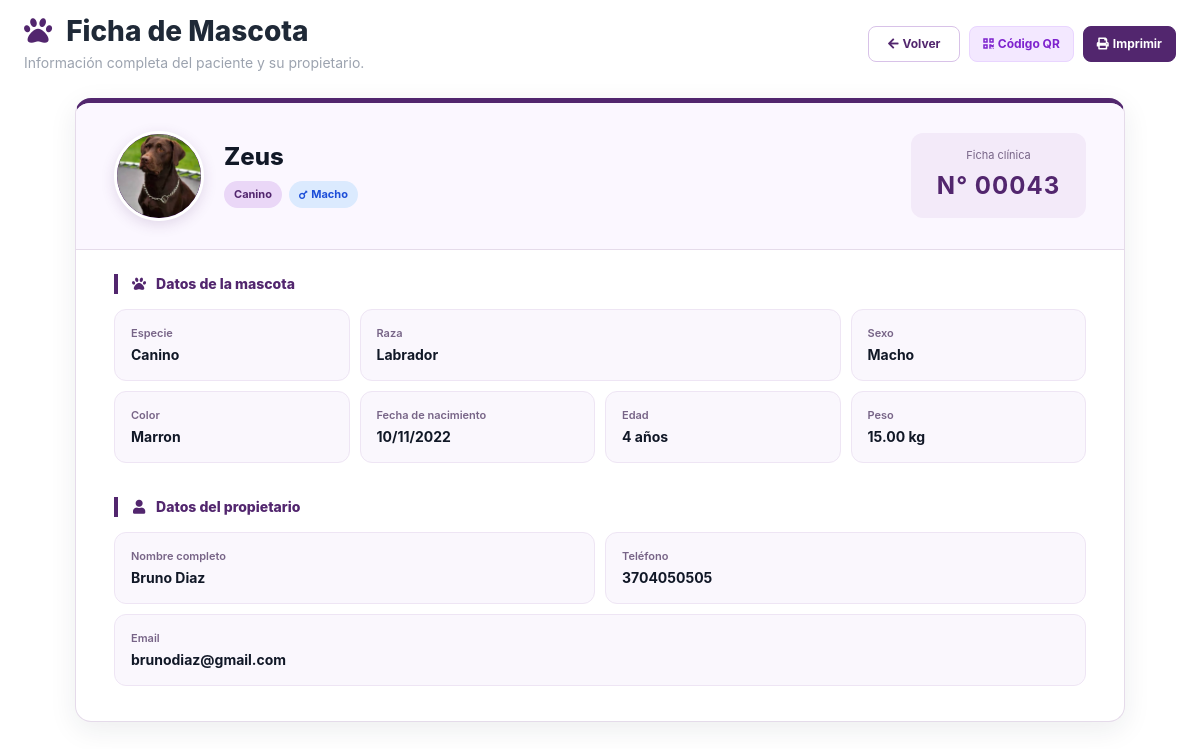
/modules/pets/pet_record.php?id=43, run on the app's committed database.
### tables this page shows
CREATE TABLE `mascota` (
  `id_mascota` int NOT NULL AUTO_INCREMENT,
  `id_especie` int NOT NULL,
  `id_cliente` int NOT NULL,
  `fecha_nacimiento` date DEFAULT NULL,
  `edad` int DEFAULT NULL,
  `unidad_edad` enum('dias','meses','años') DEFAULT NULL,
  `color` varchar(50) DEFAULT NULL,
  `nombre_mascota` varchar(100) NOT NULL,
  `peso` decimal(6,2) DEFAULT NULL,
  `sexo` varchar(20) DEFAULT NULL,
  `activo` tinyint DEFAULT '1',
  `condicion_especial` text,
  `cuidados_especiales` text,
  `token_publico` varchar(64) DEFAULT NULL,
  `condicion_otra` varchar(100) DEFAULT NULL,
  `ficha_publica` tinyint(1) NOT NULL DEFAULT '0',
  `mostrar_telefono` tinyint(1) NOT NULL DEFAULT '0',
  `consentimiento_qr` tinyint(1) NOT NULL DEFAULT '0',
  `fecha_consentimiento_qr` datetime DEFAULT NULL,
  `mostrar_domicilio` tinyint(1) NOT NULL DEFAULT '0',
  `foto` varchar(255) DEFAULT NULL,
  PRIMARY KEY (`id_mascota`),
  UNIQUE KEY `token_publico` (`token_publico`),
  KEY `id_especie` (`id_especie`),
  KEY `id_cliente` (`id_cliente`),
  CONSTRAINT `mascota_ibfk_1` FOREIGN KEY (`id_especie`) REFERENCES `especie` (`id_especie`),
  CONSTRAINT `mascota_ibfk_2` FOREIGN KEY (`id_cliente`) REFERENCES `cliente` (`id_cliente`)
);

CREATE TABLE `especie` (
  `id_especie` int NOT NULL AUTO_INCREMENT,
  `nombre_especie` varchar(100) NOT NULL,
  `raza` varchar(100) DEFAULT NULL,
  `activo` tinyint DEFAULT '1',
  PRIMARY KEY (`id_especie`)
);

CREATE TABLE `persona` (
  `id_persona` int NOT NULL AUTO_INCREMENT,
  `nombre_persona` varchar(100) NOT NULL,
  `apellido_persona` varchar(100) NOT NULL,
  `telefono` varchar(30) DEFAULT NULL,
  `email` varchar(100) DEFAULT NULL,
  `activo` tinyint DEFAULT '1',
  PRIMARY KEY (`id_persona`)
);

### modules/pets/controllers/PetController.php (called while the page is built, shortened)
<?php
require_once __DIR__ . '/../models/PetModel.php';
class PetController{
    private $model;
    public function __construct($conexion){
        $this->model = new PetModel($conexion);
    }
    public function petRecord($id){
    $id = (int)$id;
    $mascota = $this->model->getPetRecord($id);
    $fechaNacimiento = (!empty($mascota['fecha_nacimiento']) && $mascota['fecha_nacimiento'] != '0000-00-00')
        ? date('d/m/Y', strtotime($mascota['fecha_nacimiento']))
        : 'No registrada';
    $color = !empty($mascota['color'])
        ? htmlspecialchars($mascota['color'])
        : 'Sin especificar';
    $peso = (!empty($mascota['peso']) && $mascota['peso'] > 0)
        ? htmlspecialchars($mascota['peso']) . ' kg'
        : 'No registrado';
    $telefono = !empty($mascota['telefono'])
        ? htmlspecialchars($mascota['telefono'])
        : 'Sin teléfono';
    $email = !empty($mascota['email'])
        ? htmlspecialchars($mascota['email'])
        : 'Sin email';
    require_once __DIR__ . '/../views/pet_record.php';
    }
}

### modules/pets/pet_record.php (called while the page is built)
<?php
require_once '../../settings/conexion.php';
require_once 'controllers/PetController.php';
$controller = new PetController($conexion);
$controller->petRecord($_GET['id'] ?? 0);

### modules/pets/models/PetModel.php (called while the page is built, shortened)
<?php
class PetModel{
    private $conexion;
    public function __construct($conexion){
        $this->conexion = $conexion;
    }
    public function getPetRecord($id){
    $sql = "SELECT
            m.*,
            e.nombre_especie,
            e.raza,
            p.nombre_persona,
            p.apellido_persona,
            p.telefono,
            p.email
        FROM mascota m
        INNER JOIN cliente c ON m.id_cliente = c.id_cliente
        INNER JOIN persona p ON c.id_persona = p.id_persona
        INNER JOIN especie e ON m.id_especie = e.id_especie
        WHERE m.id_mascota = $id
    ";
    $result = mysqli_query($this->conexion, $sql);
    return mysqli_fetch_assoc($result);
    }
}

### modules/pets/views/pet_record.php (the view, shortened to what this page needs)
<!DOCTYPE html>
<html lang="es">
<head>
    <link href="../../vendor/fontawesome-free/css/all.min.css" rel="stylesheet">
    <link href="../../css/sb-admin-2.min.css" rel="stylesheet">
    <link href="../../css/pet_record_style.css" rel="stylesheet">
</head>
<body>
<div class="container-fluid">
    <div class="ficha-page-header">
        <div>
            <h1 class="h3 titulo-pagina">
                <i class="fas fa-paw mr-2"></i>
                Ficha de Mascota
            </h1>
            <div class="subtitulo-pagina">
                Información completa del paciente
                y su propietario.
            </div>
        </div>
        <div class="ficha-header-actions">
            <a
                href="index.php"
                class="btn btn-volver"
            >
                <i class="fas fa-arrow-left mr-1"></i>
                Volver
            </a>
            <a
                href="qr.php?id=<?= (int)$id ?>"
                target="_blank"
                rel="noopener noreferrer"
                class="btn btn-ficha-qr"
            >
                <i class="fas fa-qrcode mr-1"></i>
                Código QR
            </a>
            <a
                href="print_pet_record.php?id=<?= (int)$id ?>"
                target="_blank"
                class="btn btn-purple"
            >
                <i class="fas fa-print mr-1"></i>
                Imprimir
            </a>
        </div>
    </div>
    <div class="ficha-documento">
        <div class="ficha-paciente-header">
            <div class="paciente-principal">
                <div class="paciente-icono">
                    <?php if (!empty($mascota['foto'])): ?>
                        <img
                            src="/SoftwareVet/<?= htmlspecialchars(
                                ltrim($mascota['foto'], '/'),
                                ENT_QUOTES,
                                'UTF-8'
                            ) ?>"
                            alt="Fotografía de <?= htmlspecialchars(
                                $mascota['nombre_mascota'],
                                ENT_QUOTES,
                                'UTF-8'
                            ) ?>"
                            class="paciente-foto"
                        >
                    <?php else: ?>
                        <i class="fas fa-dog"></i>
                    <?php endif; ?>
                </div>
                <div class="paciente-identidad">
                    <h2>
                        <?= htmlspecialchars(
                            $mascota['nombre_mascota'],
                            ENT_QUOTES,
                            'UTF-8'
                        ) ?>
                    </h2>
                    <div class="paciente-badges">
                        <span class="badge-ficha badge-especie">
                            <?= htmlspecialchars(
                                $mascota['nombre_especie'],
                                ENT_QUOTES,
                                'UTF-8'
                            ) ?>
                        </span>
                        <?php if ($mascota['sexo'] == 'M'): ?>
                            <span class="badge-ficha badge-macho">
                                <i class="fas fa-mars"></i>
                                Macho
                            </span>
                        <?php endif; ?>
                    </div>
                </div>
            </div>
            <div class="numero-ficha">
                <span class="numero-label">
                    Ficha clínica
                </span>
                <strong>
                    N° <?= str_pad(
                        $mascota['id_mascota'],
                        5,
                        '0',
                        STR_PAD_LEFT
                    ) ?>
                </strong>
            </div>
        </div>
        <section class="seccion-ficha">
            <div class="titulo-seccion">
                <i class="fas fa-paw"></i>
                Datos de la mascota
            </div>
            <div class="tabla-datos mascota-datos">
                <div class="campo-ficha">
                    <span>Especie</span>
                    <strong>
                        <?= htmlspecialchars(
                            $mascota['nombre_especie'],
                            ENT_QUOTES,
                            'UTF-8'
                        ) ?>
                    </strong>
                </div>
                <div class="campo-ficha campo-raza">
                    <span>Raza</span>
                    <strong>
                        <?= !empty($mascota['raza'])
                            ? htmlspecialchars(
                                $mascota['raza'],
                                ENT_QUOTES,
                                'UTF-8'
                              )
                            : 'Sin especificar'
                        ?>
                    </strong>
                </div>
                <div class="campo-ficha">
                    <span>Sexo</span>
                    <strong>
                        <?php
                        if ($mascota['sexo'] == 'M') {
                            echo 'Macho';
                        } elseif ($mascota['sexo'] == 'H') {
                            echo 'Hembra';
                        } else {
                            echo 'Sin especificar';
                        }
                        ?>
                    </strong>
                </div>
                <div class="campo-ficha">
                    <span>Color</span>
                    <strong>
                        <?= $color ?>
                    </strong>
                </div>
                <div class="campo-ficha">
                    <span>Fecha de nacimiento</span>
                    <strong>
                        <?= $fechaNacimiento ?>
                    </strong>
                </div>
                <div class="campo-ficha">
                    <span>Edad</span>
                    <strong>
                        <?php
                        $edadMascota = $mascota['edad'] ?? '';
                        $unidad = $mascota['unidad_edad'] ?? '';
                        ?>
                        <?php if ($edadMascota !== '' && $edadMascota !== null): ?>
                            <?= htmlspecialchars(
                                (string)$edadMascota,
                                ENT_QUOTES,
                                'UTF-8'
                            ) ?>
                            <?= htmlspecialchars(
                                $unidad,
                                ENT_QUOTES,
                                'UTF-8'
                            ) ?>
                        <?php else: ?>
                            Sin especificar
                        <?php endif; ?>
                    </strong>
                </div>
                <div class="campo-ficha">
                    <span>Peso</span>
                    <strong>
                        <?= $peso ?>
                    </strong>
                </div>
            </div>
        </section>
        <section class="seccion-ficha">
            <div class="titulo-seccion">
                <i class="fas fa-user"></i>
                Datos del propietario
            </div>
            <div class="tabla-datos propietario-datos">
                <div class="campo-ficha">
                    <span>Nombre completo</span>
                    <strong>
                        <?= htmlspecialchars(
                            $mascota['nombre_persona']
                            . ' ' .
                            $mascota['apellido_persona'],
                            ENT_QUOTES,
                            'UTF-8'
                        ) ?>
                    </strong>
                </div>
                <div class="campo-ficha">
                    <span>Teléfono</span>
                    <strong>
                        <?= $telefono ?>
                    </strong>
                </div>
                <div class="campo-ficha campo-email">
                    <span>Email</span>
                    <strong>
                        <?= $email ?>
                    </strong>
                </div>
            </div>
        </section>
    </div>
</div>
</body>
</html>

### css/pet_record_style.css (style rules this page uses)
.titulo-pagina { margin: 0 0 3px 0; color: #1f2937; font-weight: 800; }
.titulo-pagina i { color: #52266E; }
.subtitulo-pagina { color: #9ca3af; font-size: 14px; }
.ficha-header-actions { display: flex; align-items: center; gap: 9px; }
.ficha-header-actions .btn { min-width: 92px; padding: 8px 13px; border-radius: 8px; font-size: 12px; font-weight: 700; display: inline-flex; align-items: center; justify-content: center; box-shadow: none; white-space: nowrap; }
.btn-volver { background: #ffffff; color: #52266E; border: 1px solid #d8c2e8; }
.btn-purple { background: #52266E; color: #ffffff; border: 1px solid #52266E; }
.ficha-header-actions .btn-ficha-qr { background: #F3E8FF; color: #7E22CE; border: 1px solid #E9D5FF; }
.ficha-documento { width: 100%; max-width: 1050px; margin: 0 auto 90px auto; background: #ffffff; border: 1px solid #e5dbea; border-top: 5px solid #52266E; border-radius: 16px; box-shadow: 0 8px 28px rgba(31, 41, 55, .08); overflow: hidden; }
.ficha-paciente-header { display: flex; justify-content: space-between; align-items: center; min-height: 135px; padding: 28px 38px; background: #fbf7ff; border-bottom: 1px solid #e5dbea; }
.paciente-principal { display: flex; align-items: center; gap: 20px; min-width: 0; }
.paciente-icono { width: 90px; height: 90px; min-width: 90px; border-radius: 50%; background: #52266E; color: #ffffff; border: 3px solid #ffffff; box-shadow: 0 4px 14px rgba(82, 38, 110, .15); display: flex; align-items: center; justify-content: center; font-size: 30px; overflow: hidden; flex-shrink: 0; }
.paciente-foto { display: block; width: 100%; height: 100%; object-fit: cover; object-position: center; border-radius: 50%; }
.paciente-identidad { min-width: 0; }
.paciente-identidad h2 { margin: 0 0 9px; color: #111827; font-size: 24px; font-weight: 800; overflow-wrap: anywhere; }
.paciente-badges { display: flex; align-items: center; flex-wrap: wrap; gap: 7px; }
.badge-ficha { display: inline-flex; align-items: center; gap: 4px; padding: 5px 10px; border-radius: 15px; font-size: 11px; font-weight: 700; }
.badge-especie { background: #ead7f7; color: #52266E; }
.badge-macho { background: #dbeafe; color: #1d4ed8; }
.numero-ficha { min-width: 175px; padding: 14px 18px; background: #f3eaf9; border-radius: 12px; text-align: center; }
.numero-label { display: block; margin-bottom: 4px; color: #776487; font-size: 11px; }
.numero-ficha strong { color: #52266E; font-size: 24px; font-weight: 700; letter-spacing: 1px; }
.seccion-ficha { padding: 24px 38px 0; }
.seccion-ficha + .seccion-ficha { margin-top: 10px; }
.seccion-ficha:last-of-type { padding-bottom: 35px; }
.titulo-seccion { margin-bottom: 15px; padding-left: 12px; border-left: 4px solid #52266E; color: #52266E; font-size: 14px; font-weight: 800; line-height: 20px; }
.titulo-seccion i { width: 18px; margin-right: 5px; text-align: center; color: #52266E; }
.tabla-datos { display: grid; width: 100%; gap: 10px; }
.mascota-datos { grid-template-columns: repeat(4, minmax(0, 1fr)); }
.campo-raza { grid-column: span 2; }
.propietario-datos { grid-template-columns: repeat(2, minmax(0, 1fr)); }
.campo-email { grid-column: 1 / -1; }
.campo-ficha { min-height: 72px; min-width: 0; padding: 13px 16px; background: #faf7fd; border: 1px solid #eee5f4; border-radius: 12px; display: flex; flex-direction: column; justify-content: center; }
.campo-ficha span { display: block; margin-bottom: 5px; color: #776487; font-size: 11px; font-weight: 600; }
.campo-ficha strong { color: #111827; font-size: 14px; font-weight: 700; line-height: 1.3; overflow-wrap: anywhere; }

### data on the page
mascota: foto (picture), nombre_mascota "Zeus", id_especie.nombre_especie "Canino", id_mascota "00043", id_especie.raza "Labrador", color "Marron", fecha_nacimiento "10/11/2022", edad "4", unidad_edad "años", peso "15.00 kg", persona.nombre_persona+apellido_persona "Bruno Diaz", persona.telefono "3704050505", persona.email "brunodiaz@gmail.com"
